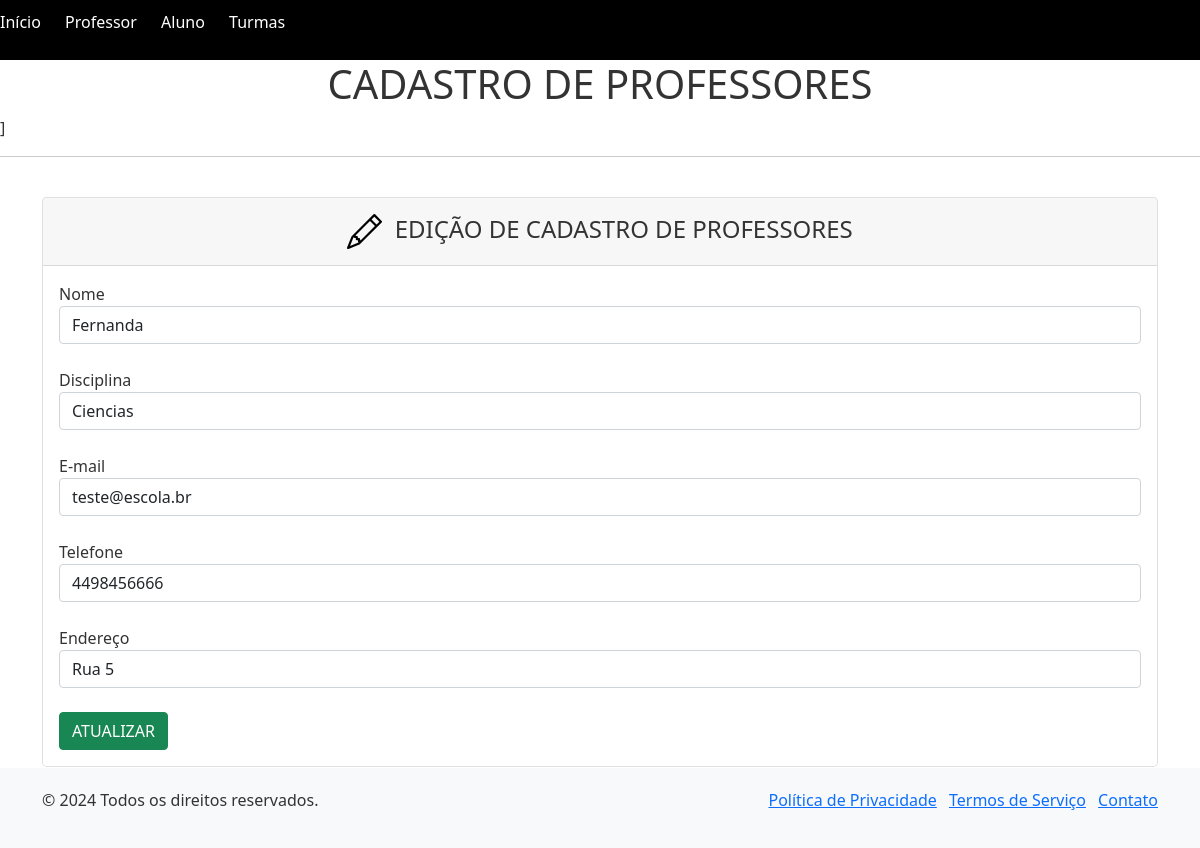
The app's page /APPGestao_Escolar/professor/editar.php?id=2 with its own data.
### tables this page shows
CREATE TABLE `professor` (
  `Id` int(11) NOT NULL,
  `Nome` varchar(200) DEFAULT NULL,
  `Disciplina` varchar(200) DEFAULT NULL,
  `Email` varchar(200) DEFAULT NULL,
  `Telefone` varchar(20) DEFAULT NULL,
  `Endereco` varchar(200) DEFAULT NULL
);

### APPGestao_Escolar/professor/editar.php (the view, shortened to what this page needs)
<!DOCTYPE html>
<html lang="pt-br">
<head>
    <link href="https://cdn.jsdelivr.net/npm/bootstrap@5.0.2/dist/css/bootstrap.min.css" rel="stylesheet">
</head>
<body>
<header class="cabecalho">
        <ul class="lista-cabecalho">
        <li><a href="http://localhost/APPGestao_Escolar/index.php#"> Início</a></li>
            <li><a href="http://localhost/APPGestao_Escolar/professor/index.php"> Professor</a></li>
            <li><a href="http://localhost/APPGestao_Escolar/aluno/index.php"> Aluno</a></li>
            <li><a href="http://localhost/APPGestao_Escolar/turma/index.php"> Turmas</a></li>
        </ul>
    </header>
    <center>
        <h1>CADASTRO DE PROFESSORES</h1>
    </center>]
    <hr />
    <br />
    <main>
        <div class="container">
            <div class="row row-cols-2 row-cols-md-4 text-center">
                <div class="col-md-12">
                    <div class="card mb-4 rounded-3 shadow-sw">
                        <div class="card-header py-3">
                            <h4 class="my-0 fw-normal">&nbsp;&nbsp;EDIÇÃO DE CADASTRO DE PROFESSORES</h4>
                        </div>
                        <div class="card-body">
                        <div class="cardy-body text-start">
                        <?php
                        include 'conecta.php';
                        $Id = $_GET['id'];
                        $sql = "SELECT * FROM professor WHERE id=$Id";
                        $query = $conn ->query($sql);
                        while ($dados = $query -> fetch_assoc()){
                            $Nome = $dados['Nome'];
                            $Disciplina= $dados['Disciplina'];
                            $Email = $dados['Email'];
                            $Telefone = $dados['Telefone'];
                            $Endereco = $dados['Endereco'];
                        }
                        ?>
                        <form action="editarprof.php?id=<?php echo $Id;?>" method = "post">
                         <label>Nome</label>
                         <input type="text" class="form-control" name ="Nome" value= "<?php echo $Nome?>" required/>
                         <br/>
                         <label>Disciplina</label>
                         <input type="text" class="form-control" name ="Disciplina" value= "<?php echo $Disciplina?>" required/>
                         <br/>
                         <label>E-mail</label>
                         <input type="email" class="form-control" name ="Email" value= "<?php echo $Email?>" required/>
                         <br/>
                         <label>Telefone</label>
                         <input type="text" class="form-control" name ="Telefone" value= "<?php echo $Telefone?>" required/>
                         <br/>
                         <label>Endereço</label>
                         <input type="text" class="form-control" name ="Endereco" value= "<?php echo $Endereco?>" required/>
                         <br/>
                         <button type="submit" class="btn btn-success">ATUALIZAR</button>
                        </form>
                        </div>
                        </div>
                    </div>
                </div>
            </div>
        </div>
        <br/>
        <footer class="footer">
        <div class="container">
            <div class="row">
                <div class="col-md-6">
                    <p>&copy; <?php echo date("Y"); ?> Todos os direitos reservados.</p>
                </div>
                <div class="col-md-6">
                    <ul class="list-inline text-md-end">
                        <li class="list-inline-item"><a href="politica_privacidade.php">Política de Privacidade</a></li>
                        <li class="list-inline-item"><a href="termos_servico.php">Termos de Serviço</a></li>
                        <li class="list-inline-item"><a href="contato.php">Contato</a></li>
                    </ul>
                </div>
            </div>
        </div>
    </footer>
</body>
</html>

### APPGestao_Escolar/professor/editar.php (style rules this page uses)
body { background-color: white; color: #333; }
.cabecalho { background-color:black; padding: 10px 0; text-align:left; }
.lista-cabecalho { list-style: none; padding: 0; }
.lista-cabecalho li { display: inline-block; margin-right: 20px; }
.lista-cabecalho li:last-child { margin-right: 0; }
.lista-cabecalho li a { color:white; text-decoration: none; }
.footer { position: fixed; bottom: 0; width: 100%; background-color: #f8f9fa; padding: 20px 0; }

### records on screen
professor: Nome "Fernanda", Disciplina "Ciencias", Email "teste@escola.br", Telefone "4498456666", Endereco "Rua 5"
